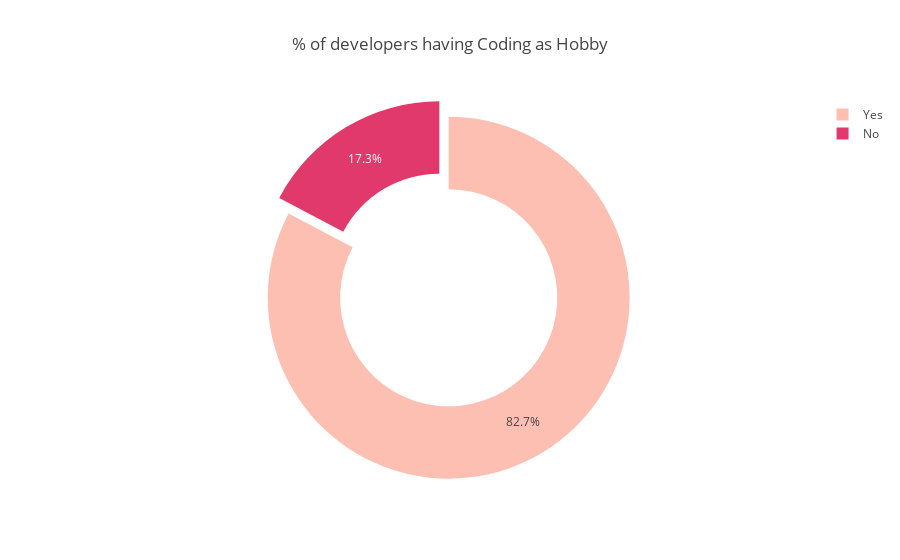

This figure's notebook cell:
### Code cell
hobbies = results['Hobby'].value_counts()

colors = ['#FEBFB3', '#E1396C']
plotlypie(hobbies.index, hobbies.values, 0.6 ,0.05, colors, '% of developers having Coding as Hobby' )

### Figure 1 — Plotly figure (JSON) as saved in the notebook; plotly's stock layout.template omitted (floating-point values rounded to 4 significant figures)
{"data": [{"hole": 0.6, "labels": ["Yes", "No"], "marker": {"colors": ["#FEBFB3", "#E1396C"]}, "pull": 0.05, "type": "pie", "values": [8667, 1811]}], "layout": {"title": "% of developers having Coding as Hobby"}}
